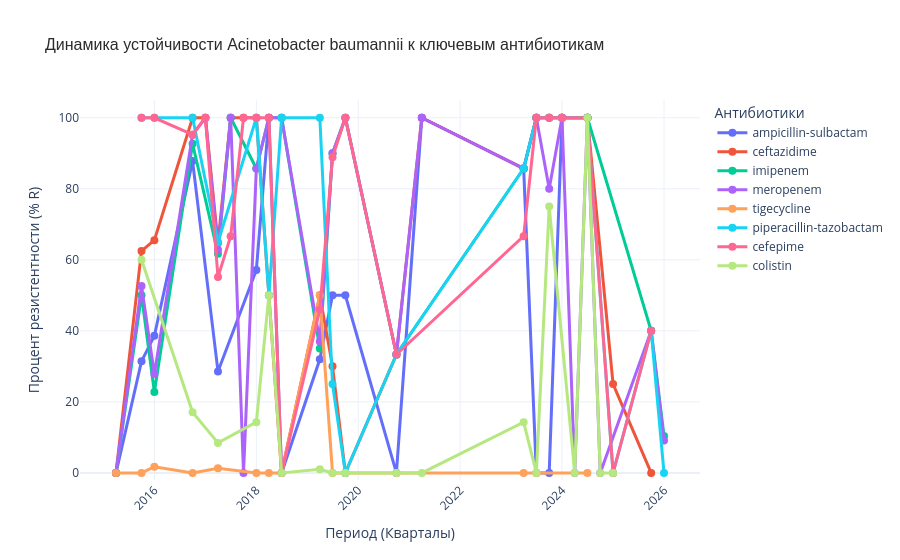

Here is the notebook cell this chart was saved with:
### Code cell
import plotly.express as px

# --- 2. ФИЛЬТРАЦИЯ ПО КОНКРЕТНОЙ БАКТЕРИИ ---
# Фильтруем датафрейм только по Acinetobacter baumannii
ab_df = df[df['Scientific name'] == 'Acinetobacter baumannii'].copy()

# Создаем временной интервал (группировка по кварталам 'Q')
ab_df['Period'] = ab_df['Create date'].dt.to_period('Q')

# --- 3. ВЫБОР ВАШЕГО СПИСКА АНТИБИОТИКОВ ---
my_antibiotics = [
    'meropenem', 'imipenem', 'colistin', 'piperacillin-tazobactam', 
    'cefepime', 'ceftazidime', 'tigecycline', 'ampicillin-sulbactam'
]

# Фильтруем данные строго по вашему списку
ab_filtered = ab_df[ab_df['Antibiotic'].isin(my_antibiotics)]

# --- 4. РАСЧЕТ ПРОЦЕНТА РЕЗИСТЕНТНОСТИ (% R) ---
trend_data = ab_filtered.groupby(['Period', 'Antibiotic'])['Resistance phenotype'].apply(
    lambda x: (x == 'RESISTANT').sum() / x.count() * 100
).reset_index(name='Resistance_Rate')

# Переводим периоды в строковый формат для корректного отображения в Plotly
trend_data['Period'] = trend_data['Period'].dt.to_timestamp()

# Сортируем данные по периодам, чтобы линии на графике шли последовательно
trend_data = trend_data.sort_values('Period')


# --- 5. ПОСТРОЕНИЕ ИНТЕРАКТИВНОГО ГРАФИКА (PLOTLY) ---
fig = px.line(
    trend_data, 
    x='Period', 
    y='Resistance_Rate', 
    color='Antibiotic',       # Разделение линий по вашим антибиотикам
    title='Динамика устойчивости Acinetobacter baumannii к ключевым антибиотикам',
    markers=True,             # Включаем точки (маркеры) на изгибах линий
    labels={                  # Красивые названия осей во всплывающих подсказках
        'Period': 'Период (Кварталы)',
        'Resistance_Rate': 'Процент резистентности (% R)',
        'Antibiotic': 'Антибиотик'
    }
)

# Настройка стиля и удобства отображения
fig.update_layout(
    title_font_size=16,
    title_font_family="Arial",
    title_font_color="#2b2b2b",
    xaxis_tickangle=-45,       # Поворачиваем даты, чтобы не перекрывали друг друга
    yaxis_range=[-2, 105],     # Ограничиваем ось Y от 0 до 100 (с небольшим запасом для красоты)
    template='plotly_white',   # Чистый белый фон с аккуратной сеткой
    hovermode='x unified',     # При наведении показывает данные всех 8 антибиотиков сразу
    legend=dict(
        title_text='Антибиотики',
        yanchor="top",
        y=1,
        xanchor="left",
        x=1.02                 # Убираем легенду вправо, чтобы она не мешала графику
    )
)

# Настройка самих линий (толщина и размер точек)
fig.update_traces(
    line_width=3, 
    marker_size=8,
    hovertemplate="%{y:.1f}%"   # Округляем процент в подсказке до 1 знака после запятой
)

# Показ графика (откроется прямо в Jupyter Notebook, Colab или браузере)
fig.show()

# Сохранение в интерактивный HTML файл
fig.write_html('acinetobacter_resistance_plotly.html')
print("[Успешно] Интерактивный график сохранен как 'acinetobacter_resistance_plotly.html'")

### Figure 1 — Plotly figure (JSON) as saved in the notebook; plotly's stock layout.template omitted (floating-point values rounded to 4 significant figures)
{"data": [{"hovertemplate": "%{y:.1f}%", "legendgroup": "ampicillin-sulbactam", "line": {"color": "#636efa", "dash": "solid", "width": 3}, "marker": {"size": 8, "symbol": "circle"}, "mode": "lines+markers", "name": "ampicillin-sulbactam", "orientation": "v", "showlegend": true, "type": "scatter", "x": ["2015-04-01T00:00:00.000000", "2015-10-01T00:00:00.000000", "2016-01-01T00:00:00.000000", "2016-10-01T00:00:00.000000", "2017-04-01T00:00:00.000000", "2018-01-01T00:00:00.000000", "2018-04-01T00:00:00.000000", "2018-07-01T00:00:00.000000", "2019-04-01T00:00:00.000000", "2019-07-01T00:00:00.000000", "2019-10-01T00:00:00.000000", "2020-10-01T00:00:00.000000", "2021-04-01T00:00:00.000000", "2023-04-01T00:00:00.000000", "2023-07-01T00:00:00.000000", "2023-10-01T00:00:00.000000", "2024-01-01T00:00:00.000000", "2024-07-01T00:00:00.000000"], "xaxis": "x", "y": [0.0, 31.43, 38.6, 87.8, 28.57, 57.14, 100.0, 0.0, 32.0, 50.0, 50.0, 0.0, 100.0, 85.71, 0.0, 0.0, 100.0, 100.0], "yaxis": "y"}, {"hovertemplate": "%{y:.1f}%", "legendgroup": "ceftazidime", "line": {"color": "#EF553B", "dash": "solid", "width": 3}, "marker": {"size": 8, "symbol": "circle"}, "mode": "lines+markers", "name": "ceftazidime", "orientation": "v", "showlegend": true, "type": "scatter", "x": ["2015-04-01T00:00:00.000000", "2015-10-01T00:00:00.000000", "2016-01-01T00:00:00.000000", "2016-10-01T00:00:00.000000", "2017-01-01T00:00:00.000000", "2017-04-01T00:00:00.000000", "2017-07-01T00:00:00.000000", "2017-10-01T00:00:00.000000", "2018-01-01T00:00:00.000000", "2018-04-01T00:00:00.000000", "2018-07-01T00:00:00.000000", "2019-04-01T00:00:00.000000", "2019-07-01T00:00:00.000000", "2019-10-01T00:00:00.000000", "2020-10-01T00:00:00.000000", "2021-04-01T00:00:00.000000", "2023-04-01T00:00:00.000000", "2023-07-01T00:00:00.000000", "2023-10-01T00:00:00.000000", "2024-01-01T00:00:00.000000", "2024-07-01T00:00:00.000000", "2025-01-01T00:00:00.000000", "2025-10-01T00:00:00.000000"], "xaxis": "x", "y": [0.0, 62.5, 65.52, 100.0, 100.0, 64.74, 100.0, 100.0, 100.0, 50.0, 0.0, 50.0, 30.0, 0.0, 33.33, 100.0, 85.71, 100.0, 100.0, 100.0, 100.0, 25.0, 0.0], "yaxis": "y"}, {"hovertemplate": "%{y:.1f}%", "legendgroup": "imipenem", "line": {"color": "#00cc96", "dash": "solid", "width": 3}, "marker": {"size": 8, "symbol": "circle"}, "mode": "lines+markers", "name": "imipenem", "orientation": "v", "showlegend": true, "type": "scatter", "x": ["2015-04-01T00:00:00.000000", "2015-10-01T00:00:00.000000", "2016-01-01T00:00:00.000000", "2016-10-01T00:00:00.000000", "2017-04-01T00:00:00.000000", "2017-07-01T00:00:00.000000", "2018-01-01T00:00:00.000000", "2018-04-01T00:00:00.000000", "2018-07-01T00:00:00.000000", "2019-04-01T00:00:00.000000", "2019-07-01T00:00:00.000000", "2019-10-01T00:00:00.000000", "2020-10-01T00:00:00.000000", "2023-04-01T00:00:00.000000", "2023-07-01T00:00:00.000000", "2023-10-01T00:00:00.000000", "2024-01-01T00:00:00.000000", "2024-07-01T00:00:00.000000", "2025-10-01T00:00:00.000000", "2026-01-01T00:00:00.000000"], "xaxis": "x", "y": [0.0, 50.0, 22.77, 92.68, 61.69, 100.0, 85.71, 100.0, 100.0, 35.0, 90.0, 100.0, 33.33, 85.71, 100.0, 100.0, 100.0, 100.0, 40.0, 10.39], "yaxis": "y"}, {"hovertemplate": "%{y:.1f}%", "legendgroup": "meropenem", "line": {"color": "#ab63fa", "dash": "solid", "width": 3}, "marker": {"size": 8, "symbol": "circle"}, "mode": "lines+markers", "name": "meropenem", "orientation": "v", "showlegend": true, "type": "scatter", "x": ["2015-04-01T00:00:00.000000", "2015-10-01T00:00:00.000000", "2016-01-01T00:00:00.000000", "2016-10-01T00:00:00.000000", "2017-01-01T00:00:00.000000", "2017-04-01T00:00:00.000000", "2017-07-01T00:00:00.000000", "2017-10-01T00:00:00.000000", "2018-01-01T00:00:00.000000", "2018-04-01T00:00:00.000000", "2018-07-01T00:00:00.000000", "2019-04-01T00:00:00.000000", "2019-07-01T00:00:00.000000", "2019-10-01T00:00:00.000000", "2020-10-01T00:00:00.000000", "2021-04-01T00:00:00.000000", "2023-04-01T00:00:00.000000", "2023-07-01T00:00:00.000000", "2023-10-01T00:00:00.000000", "2024-01-01T00:00:00.000000", "2024-04-01T00:00:00.000000", "2024-07-01T00:00:00.000000", "2024-10-01T00:00:00.000000", "2025-10-01T00:00:00.000000", "2026-01-01T00:00:00.000000"], "xaxis": "x", "y": [0.0, 52.63, 27.86, 95.24, 100.0, 62.82, 100.0, 0.0, 85.71, 100.0, 100.0, 37.0, 90.0, 100.0, 33.33, 100.0, 85.71, 100.0, 80.0, 100.0, 0.0, 100.0, 0.0, 40.0, 9.091], "yaxis": "y"}, {"hovertemplate": "%{y:.1f}%", "legendgroup": "tigecycline", "line": {"color": "#FFA15A", "dash": "solid", "width": 3}, "marker": {"size": 8, "symbol": "circle"}, "mode": "lines+markers", "name": "tigecycline", "orientation": "v", "showlegend": true, "type": "scatter", "x": ["2015-04-01T00:00:00.000000", "2015-10-01T00:00:00.000000", "2016-01-01T00:00:00.000000", "2016-10-01T00:00:00.000000", "2017-04-01T00:00:00.000000", "2018-01-01T00:00:00.000000", "2018-04-01T00:00:00.000000", "2018-07-01T00:00:00.000000", "2019-04-01T00:00:00.000000", "2019-07-01T00:00:00.000000", "2019-10-01T00:00:00.000000", "2020-10-01T00:00:00.000000", "2023-04-01T00:00:00.000000", "2023-07-01T00:00:00.000000", "2024-07-01T00:00:00.000000"], "xaxis": "x", "y": [0.0, 0.0, 1.744, 0.0, 1.299, 0.0, 0.0, 0.0, 50.0, 0.0, 0.0, 0.0, 0.0, 0.0, 0.0], "yaxis": "y"}, {"hovertemplate": "%{y:.1f}%", "legendgroup": "piperacillin-tazobactam", "line": {"color": "#19d3f3", "dash": "solid", "width": 3}, "marker": {"size": 8, "symbol": "circle"}, "mode": "lines+markers", "name": "piperacillin-tazobactam", "orientation": "v", "showlegend": true, "type": "scatter", "x": ["2015-10-01T00:00:00.000000", "2016-01-01T00:00:00.000000", "2016-10-01T00:00:00.000000", "2017-04-01T00:00:00.000000", "2018-01-01T00:00:00.000000", "2018-04-01T00:00:00.000000", "2018-07-01T00:00:00.000000", "2019-04-01T00:00:00.000000", "2019-07-01T00:00:00.000000", "2019-10-01T00:00:00.000000", "2020-10-01T00:00:00.000000", "2023-04-01T00:00:00.000000", "2023-07-01T00:00:00.000000", "2023-10-01T00:00:00.000000", "2024-01-01T00:00:00.000000", "2024-07-01T00:00:00.000000", "2025-01-01T00:00:00.000000", "2025-10-01T00:00:00.000000", "2026-01-01T00:00:00.000000"], "xaxis": "x", "y": [100.0, 100.0, 100.0, 64.94, 100.0, 50.0, 100.0, 100.0, 25.0, 0.0, 33.33, 85.71, 100.0, 100.0, 100.0, 100.0, 0.0, 40.0, 0.0], "yaxis": "y"}, {"hovertemplate": "%{y:.1f}%", "legendgroup": "cefepime", "line": {"color": "#FF6692", "dash": "solid", "width": 3}, "marker": {"size": 8, "symbol": "circle"}, "mode": "lines+markers", "name": "cefepime", "orientation": "v", "showlegend": true, "type": "scatter", "x": ["2015-10-01T00:00:00.000000", "2016-01-01T00:00:00.000000", "2016-10-01T00:00:00.000000", "2017-01-01T00:00:00.000000", "2017-04-01T00:00:00.000000", "2017-07-01T00:00:00.000000", "2017-10-01T00:00:00.000000", "2018-01-01T00:00:00.000000", "2018-04-01T00:00:00.000000", "2018-07-01T00:00:00.000000", "2019-04-01T00:00:00.000000", "2019-07-01T00:00:00.000000", "2019-10-01T00:00:00.000000", "2020-10-01T00:00:00.000000", "2023-04-01T00:00:00.000000", "2023-07-01T00:00:00.000000", "2023-10-01T00:00:00.000000", "2024-01-01T00:00:00.000000", "2024-07-01T00:00:00.000000", "2025-01-01T00:00:00.000000", "2025-10-01T00:00:00.000000"], "xaxis": "x", "y": [100.0, 100.0, 95.24, 100.0, 55.13, 66.67, 100.0, 100.0, 100.0, 0.0, 46.0, 88.89, 100.0, 33.33, 66.67, 100.0, 100.0, 100.0, 100.0, 0.0, 40.0], "yaxis": "y"}, {"hovertemplate": "%{y:.1f}%", "legendgroup": "colistin", "line": {"color": "#B6E880", "dash": "solid", "width": 3}, "marker": {"size": 8, "symbol": "circle"}, "mode": "lines+markers", "name": "colistin", "orientation": "v", "showlegend": true, "type": "scatter", "x": ["2015-10-01T00:00:00.000000", "2016-10-01T00:00:00.000000", "2017-04-01T00:00:00.000000", "2018-01-01T00:00:00.000000", "2018-04-01T00:00:00.000000", "2018-07-01T00:00:00.000000", "2019-04-01T00:00:00.000000", "2019-07-01T00:00:00.000000", "2019-10-01T00:00:00.000000", "2020-10-01T00:00:00.000000", "2021-04-01T00:00:00.000000", "2023-04-01T00:00:00.000000", "2023-07-01T00:00:00.000000", "2023-10-01T00:00:00.000000", "2024-04-01T00:00:00.000000", "2024-07-01T00:00:00.000000", "2024-10-01T00:00:00.000000", "2025-01-01T00:00:00.000000"], "xaxis": "x", "y": [60.0, 17.07, 8.442, 14.29, 50.0, 0.0, 1.0, 0.0, 0.0, 0.0, 0.0, 14.29, 0.0, 75.0, 0.0, 100.0, 0.0, 0.0], "yaxis": "y"}], "layout": {"hovermode": "x unified", "legend": {"title": {"text": "Антибиотики"}, "tracegroupgap": 0, "x": 1.02, "xanchor": "left", "y": 1, "yanchor": "top"}, "title": {"font": {"color": "#2b2b2b", "family": "Arial", "size": 16}, "text": "Динамика устойчивости Acinetobacter baumannii к ключевым антибиотикам"}, "xaxis": {"anchor": "y", "domain": [0, 1], "tickangle": -45, "title": {"text": "Период (Кварталы)"}}, "yaxis": {"anchor": "x", "domain": [0, 1], "range": [-2, 105], "title": {"text": "Процент резистентности (% R)"}}}}
